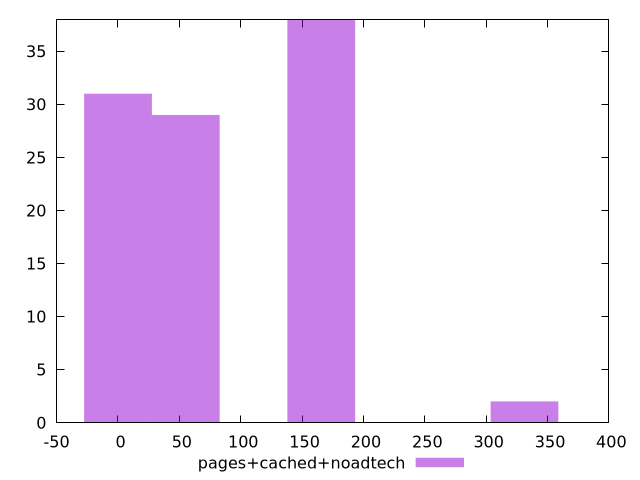

gnuplot code for this plot:
$_pagesCachedNoadtech <<EOF
165.61350302204406 38
55.20450100734802 29
0 31
331.2270060440881 2
EOF
set key outside below
set terminal pngcairo
set output "report_00004_2020-11-02T20-21-41.718Z/uses-http2/pages+cached+noadtech//raw_hist.png"
set yrange [0:38]
set boxwidth 55.20450100734802
set style fill transparent solid 0.5 noborder
plot $_pagesCachedNoadtech title "pages+cached+noadtech" with boxes ,
